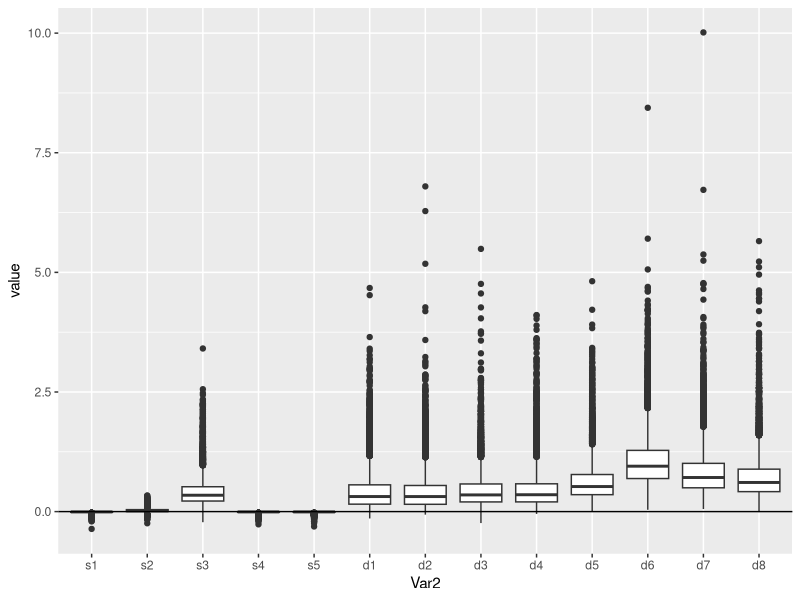

Generate this figure with R: (Note: this script raises an error after producing the figure.)

## Create matrices for each of the 13 possible 3 species configurations
# "s" denotes single links only

s1<-matrix(c(0,1,0,-1,0,1,0,-1,0),nrow=3,ncol=3)
s2<-matrix(c(0,1,1,-1,0,1,-1,-1,0),nrow=3,ncol=3)
s3<-matrix(c(0,1,-1,-1,0,1,1,-1,0),nrow=3,ncol=3)
s4<-matrix(c(0,0,1,0,0,1,-1,-1,0),nrow=3,ncol=3)
s5<-matrix(c(0,1,1,-1,0,0,-1,0,0),nrow=3,ncol=3)

# "d" denotes that double links are included
d1<-matrix(c(0,1,1,1,0,1,-1,-1,0),nrow=3,ncol=3)
d2<-matrix(c(0,1,1,-1,0,1,-1,1,0),nrow=3,ncol=3)
d3<-matrix(c(0,1,1,1,0,0,-1,0,0),nrow=3,ncol=3)
d4<-matrix(c(0,1,1,-1,0,0,1,0,0),nrow=3,ncol=3)
d5<-matrix(c(0,1,1,-1,0,1,1,-1,0),nrow=3,ncol=3)
d6<-matrix(c(0,1,1,1,0,1,1,1,0),nrow=3,ncol=3)
d7<-matrix(c(0,1,1,1,0,1,1,-1,0),nrow=3,ncol=3)
d8<-matrix(c(0,1,1,1,0,0,1,0,0),nrow=3,ncol=3)

# Create a list of all 13 matrices
mot.lst <- list(s1, s2, s3, s4, s5, d1, d2, d3, d4, d5, d6, d7, d8)
names(mot.lst) <- c("s1", "s2", "s3", "s4", "s5", "d1", "d2", "d3", "d4", "d5", "d6", "d7", "d8")

## Functions to get eigenvalues of randomly sampled matrices
ran.unif <- function(motmat){
  newmat <- apply(motmat, c(1,2), function(x){
    if(x==1){runif(1, 0, 10)}else if(x==-1){runif(1, -1, 0)} else{0}
  })
  diag(newmat) <- runif(1, -1, 0)
  return(newmat)
}

### using a lognormal
ran.lnorm <- function(motmat){
  newmat <- apply(motmat, c(1,2), function(x){
    if(x==1){rlnorm(1, -1, 1)}else if(x==-1){-rlnorm(1, -5, 1)} else{0}
  })
  diag(newmat) <- -rlnorm(1, -5, 1)
  return(newmat)
}

### Calculate largest eigenvalue (the real part)
maxRE <- function(rmat){
  lam.max <- max(Re(eigen(rmat)$values))
  return(lam.max)
}

### Wrap previous two functions together
eig.analysis <- function(n, matrices){
  cols <- length(matrices)
  rows <- n
  eigenMATRIX <- matrix(nrow = rows, ncol = cols)
  for(i in 1:n){
    ranmat <- lapply(matrices, ran.lnorm)
    eigs <- sapply(ranmat, maxRE)
    eigenMATRIX[i,] <- eigs
  }
  return(eigenMATRIX)
}

## Run
n <- 10000
system.time(
  mot.stab<- eig.analysis(n, mot.lst)
)

colnames(mot.stab) <- names(mot.lst)

require(reshape2)
m <- melt(mot.stab)
require(ggplot2)
ggplot(m, aes(x = Var2, y = value)) + geom_boxplot() + geom_hline(aes(yintercept = 0))


mot.qss <- apply(mot.stab, 2, function(x){sum(x<0)/n})
sorted <- sort(mot.qss, decreasing = T)
sort.qss <- data.frame(sorted, names = names(sorted))

# Read in and reshape subgraph frequency data
#motcount <- read.csv("~/Desktop/GitHub/Ecological-Networks/FoodWebs/Tables/zscore_both.csv", row.names = 1)
#df.freq <- data.frame(motcount)

#mfreq <- melt(df.freq[,names(sorted)])

g <- ggplot(mfreq, aes(x = variable, y = value)) + geom_boxplot() 
g <- g + geom_line(data = sort.qss, aes(x = 1:13, y = sorted))
g <- g + geom_point(data = sort.qss, aes(x = 1:13, y = sorted), size = 2, col = "blue")
g <- g + geom_hline(aes(yintercept = 0), lty = 2, col = "red")
g + xlab("Subgraph") + ylab("Frequency")
